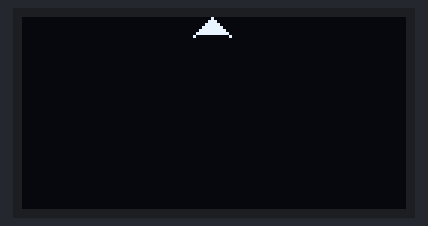
The sketch below on a simulated Arduino Uno, built with avr-gcc and run on an emulated ATmega328P. Shown: 128×64 one-colour display.

Above: at 1.31 s.
At 5.69 s:
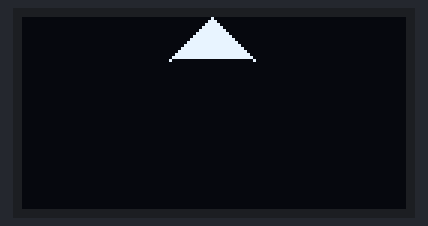
At 10.11 s:
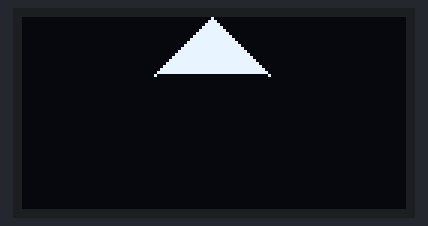
At 19.88 s:
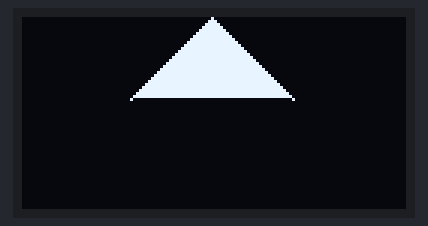
At 29.8 s:
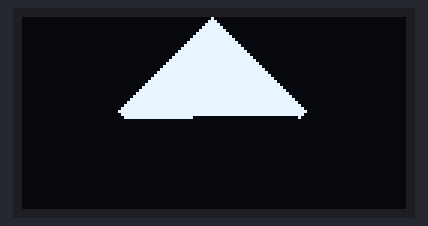
At 39.81 s:
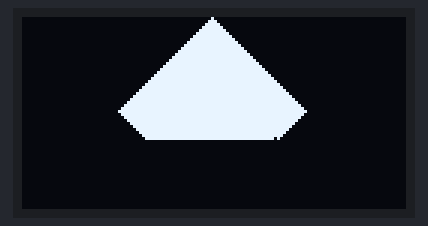

The sketch:

baklava2.ino
```cpp
#include <Wire.h>
#include <SPI.h>
#include <Adafruit_GFX.h>
#include <Adafruit_SSD1306.h>

#define SCREEN_WIDTH 128
#define SCREEN_HEIGHT 64
#define SCREEN_I2C_ADDRESS 0x3C
#define OLED_RESET_PIN -1

Adafruit_SSD1306 display(SCREEN_WIDTH, SCREEN_HEIGHT,&Wire,OLED_RESET_PIN);
int x = 63;


void setup()
{
  display.begin(SSD1306_SWITCHCAPVCC, SCREEN_I2C_ADDRESS);
  display.clearDisplay();
  delay(10);
}
void loop(){
  int a = 30;
  for(int i=0; i <= 31; i++){
    display.drawPixel(x-i, i, SSD1306_WHITE);
    display.drawPixel(x+i, i, SSD1306_WHITE);
    display.display();
    for(int b =x-i; b <= x+i; b++){
      display.drawPixel(b, i, SSD1306_WHITE);
      display.display();
    }
  }
  for(int j=32; j < 63; j++){
    display.drawPixel(x-a, j, SSD1306_WHITE);
    display.drawPixel(x+a, j, SSD1306_WHITE);
    display.display();
    a--;
    for(int c = x-a; c <= x+a; c++){
      display.drawPixel(c, j, SSD1306_WHITE);
      display.display();
    }
  }
  display.invertDisplay(true);
  delay(500);
  display.invertDisplay(false);
  delay(500);
  display.invertDisplay(true);
  delay(500);
  display.invertDisplay(false);

  delay(3000);
  display.clearDisplay();
}
```
